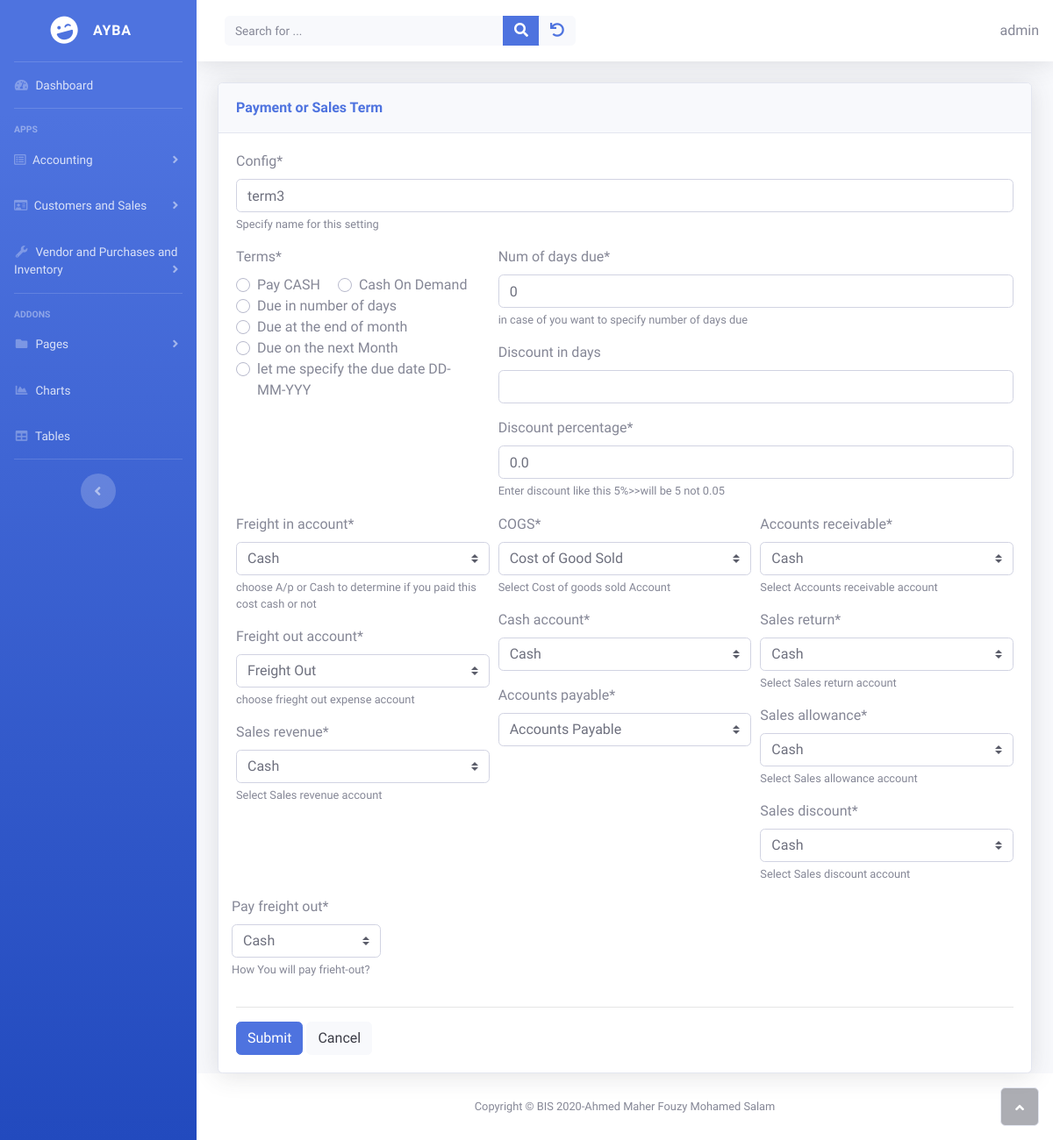
/inventory/update_term/3 (signed in), run on an earlier commit of the app's database.
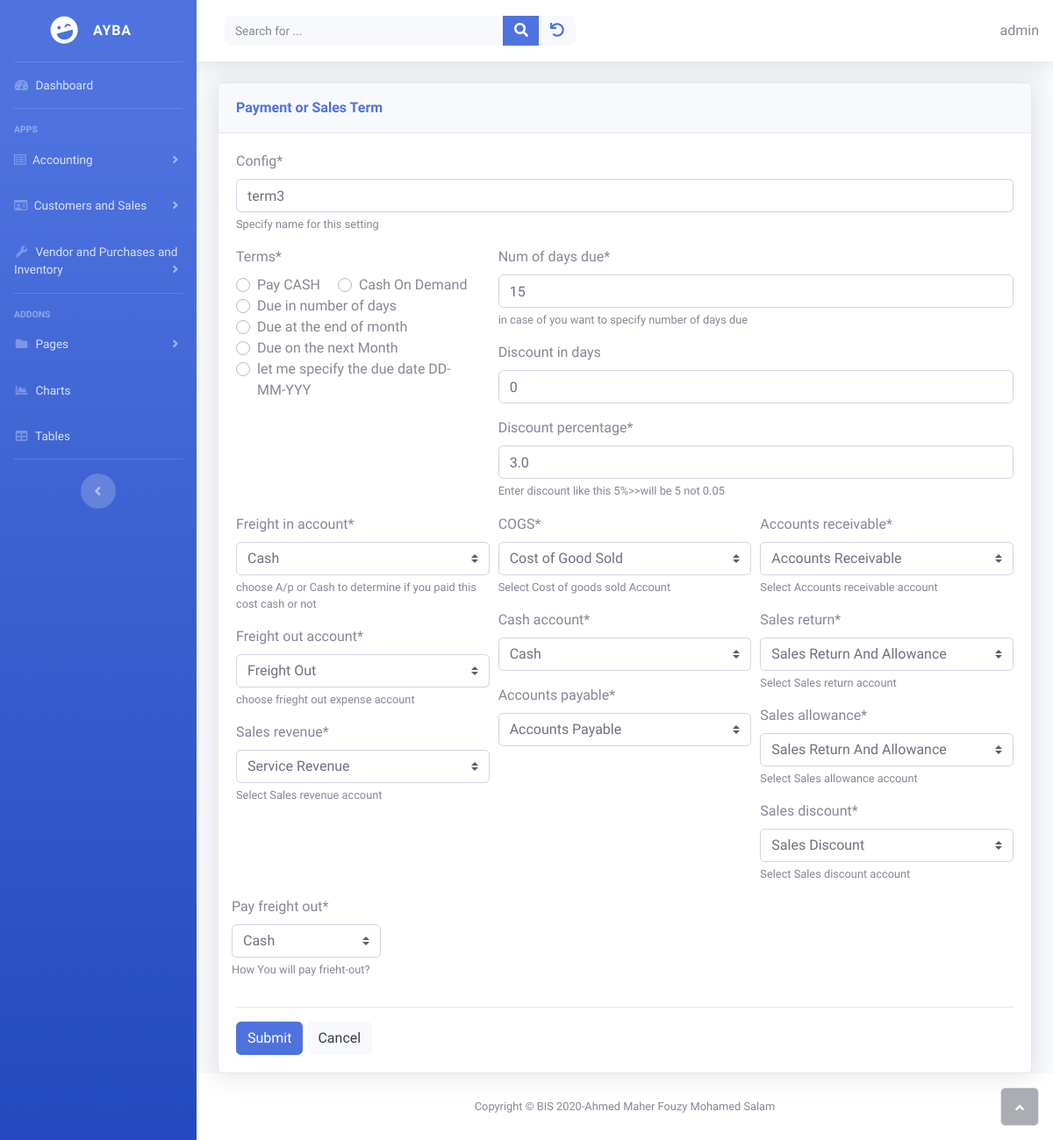
And on a later commit of the database.
### inventory/models.py (models this page shows, shortened)
class PaymentSalesTerm(models.Model):
    class Term(models.IntegerChoices):
        CASH = 0 , _("Pay CASH")
        ON_DEMAND = 1 , _("Cash On Demand")
        DAYS = 2, _("Due in number of days")
        END_OF_MONTH = 3,_("Due at the end of month")
        NEXT_MONTH = 4,_("Due on the next Month")
        OTHER = 5, _("let me specify the due date DD-MM-YYY")
    class PAY_METHOD(models.IntegerChoices):
        CASH = 1
        ACCOUNTS_PAYABLE = 2
    owner = models.ForeignKey(get_user_model(), on_delete=models.CASCADE)
    config = models.CharField(
        max_length=100,
        help_text="Specify name for this setting"
        )
    terms = models.IntegerField(choices=Term.choices , default=Term.CASH , blank=False)
    num_of_days_due = models.PositiveSmallIntegerField(
        help_text="in case of you want to specify number of days due",
        default= 0
    )
    discount_in_days = models.PositiveSmallIntegerField(
        validators=[MaxValueValidator(32)] ,
        null = True,
        blank = True,
        default = 0
    )
    discount_percentage = models.FloatField(
        help_text="Enter discount like this 5%>>will be  5 not 0.05",
        default = 0
    )
    cash_account =  models.ForeignKey('sole_proprietorship.Accounts',on_delete=models.CASCADE , related_name='payment_sales_term_cash_account')
    accounts_payable =models.ForeignKey('sole_proprietorship.Accounts',on_delete=models.CASCADE , related_name='payment_sales_term_accounts_payable_account')
    freight_in_account = models.ForeignKey('sole_proprietorship.Accounts',
                                    on_delete=models.CASCADE,
                                    related_name='freight_in_account',
                                    help_text='choose A/p or Cash to determine if you paid this cost cash or not')
    freight_out_account = models.ForeignKey('sole_proprietorship.Accounts',
        on_delete= models.CASCADE,
        help_text = 'choose frieght out expense account',
        related_name = 'freight_out_account'
    )
    pay_freight_out = models.IntegerField(choices=PAY_METHOD.choices,
        help_text = 'How You will pay frieht-out?',
    )
    COGS =  models.ForeignKey('sole_proprietorship.Accounts',
    on_delete=models.CASCADE,
    help_text='Select Cost of goods sold Account',
    related_name = 'COGS'
    )
    sales_revenue = models.ForeignKey('sole_proprietorship.Accounts',
        on_delete=models.CASCADE,
        help_text='Select Sales revenue account',
        related_name = 'sales_revenue'
    )
    accounts_receivable = models.ForeignKey('sole_proprietorship.Accounts',
        on_delete=models.CASCADE,
        help_text='Select Accounts receivable account',
        related_name = 'accounts_receivable'
    )
    sales_return = models.ForeignKey('sole_proprietorship.Accounts',
        on_delete=models.CASCADE,
        help_text='Select Sales return account',
        related_name = 'sales_return'
    )
    sales_allowance = models.ForeignKey('sole_proprietorship.Accounts',
        on_delete=models.CASCADE,
        help_text='Select Sales allowance account',
        related_name = 'sales_allowance'
    )
    sales_discount = models.ForeignKey('sole_proprietorship.Accounts',
        on_delete=models.CASCADE,
        help_text='Select Sales discount account',
        related_name = 'sales_discount'
    )

### inventory/views.py (the view)
# urls.py: path('update_term/<int:pk>' , views.UpdateTermView.as_view(success_url=reverse_lazy('inventory:list_term')) , name="update_term" ),
class UpdateTermView(FormKwargsMixin, OwnerUpdateView):
    model = PaymentSalesTerm
    form_class  = PaymentSalesTermForm
    template_name = "inventory/term_form.html"

### home/owner.py (called while the page is built)
    def get_queryset(self):
        qs = super(OwnerUpdateView, self).get_queryset()
        return qs.filter(owner=self.request.user)

### inventory/views.py (called while the page is built)
    def get_form_kwargs(self):
        kwargs = super().get_form_kwargs()
        kwargs.update({"owner":self.request.user})
        return kwargs

### sole_proprietorship/models.py (called while the page is built)
    def __str__(self):
        return self.account

### inventory/templates/inventory/term_form.html
{% extends 'home/form.html' %}
{% block cardheader %} Payment or Sales Term {% endblock %}
{% block formblock %}
    {% load crispy_forms_tags %}
    {% crispy form %}
{% endblock %}

What changed in the data, as far as the page shows it:
changed PaymentSalesTerm "term3": num_of_days_due "0" → "15"; discount_in_days (not shown) → "0"; discount_percentage "0.0" → "3.0"; sales_revenue "Cash" → "Service Revenue"; accounts_receivable "Cash" → "Accounts Receivable"; sales_return "Cash" → "Sales Return And Allowance"; sales_allowance "Cash" → "Sales Return And Allowance"; sales_discount "Cash" → "Sales Discount"
